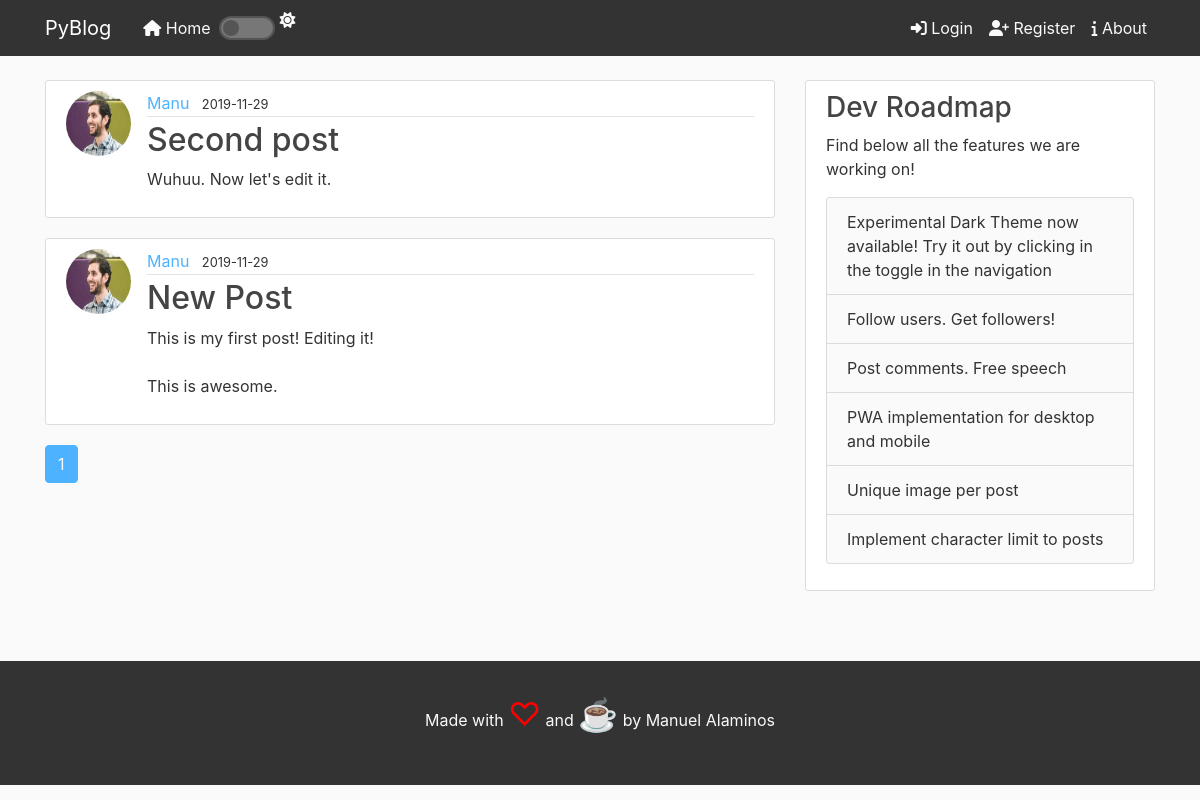
The app's page /home, older data.
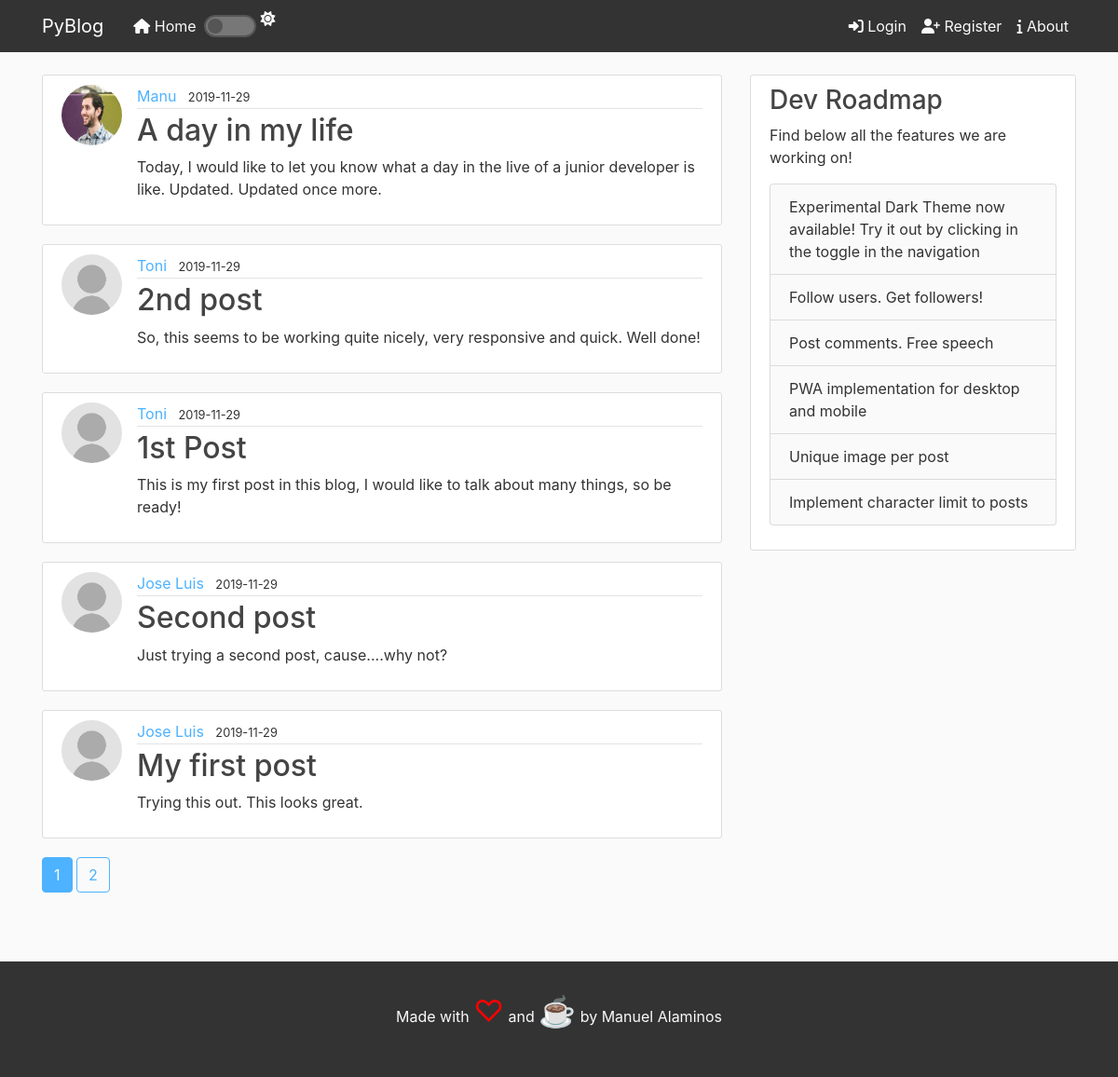
The same page, newer data.
### flaskblog/models.py (models this page shows, shortened)
class Post(db.Model):
    id = db.Column(db.Integer, primary_key=True)
    title = db.Column(db.String(100), nullable=False)
    date_posted = db.Column(db.DateTime, nullable=False, default=datetime.utcnow)
    content = db.Column(db.Text, nullable=False)
    user_id = db.Column(db.Integer, db.ForeignKey('user.id'), nullable=False)

class User(db.Model, UserMixin):
    id = db.Column(db.Integer, primary_key=True)
    username = db.Column(db.String(20), unique=True, nullable=False) # unique userName and it's mandatory
    email = db.Column(db.String(120), unique=True, nullable=False)
    photo_profile = db.Column(db.String(20), nullable=False, default='default_photo.jpg')
    password = db.Column(db.String(60), nullable=False)
    posts = db.relationship('Post', backref='author', lazy=True) # lazy argument means it will load the data in one go

### flaskblog/main/routes.py (the view)
@main.route("/")
@main.route("/home")
def home():
    page = request.args.get('page', 1, type=int)
    posts = Post.query.order_by(Post.date_posted.desc()).paginate(page=page, per_page=5)
    return render_template('main/home.html', posts=posts)

### flaskblog/templates/main/home.html
{% extends "layout.html" %}
{% block content %}
    {% for post in posts.items %}
    <article class="media content-section article article-light">
        <img src="{{ url_for('static', filename='profile_photos/' + post.author.photo_profile) }}" alt="" class="rounded-circle article-img">
        <div class="media-body">
            <div class="article-metadata">
                <a class="mr-2" href="{{ url_for('users.user_posts', username=post.author.username) }}">{{ post.author.username }}</a>
                <small>{{ post.date_posted.strftime('%Y-%m-%d') }}</small>
            </div>
            <h2><a class="article-title article-title-light" href="{{ url_for('posts.post', post_id=post.id) }}">{{ post.title }}</a></h2>
            <p class="article-content">{{ post.content }}</p>
        </div>
    </article>
    {% endfor %}
    {% for page_num in posts.iter_pages(left_edge=1, right_edge=1, left_current=1, right_current=2) %}
        {% if page_num %}
            {% if posts.page == page_num %}
            <a class="btn paging-btn mb-4" href="{{ url_for('main.home', page=page_num) }}">{{ page_num }}</a>
            {% else %}
            <a class="btn paging-btn-outline mb-4" href="{{ url_for('main.home', page=page_num) }}">{{ page_num }}</a>
            {% endif %}
        {% else %}
            ...
        {% endif %}
    {% endfor %}
{% endblock content %}

Row changes from the older to the newer data that the page shows:
no longer on this page (row unchanged): Post: photo_profile (picture), author.username "Manu", date_posted "2019-11-29", title "Second post", content "Wuhuu. Now let's edit it."
no longer on this page (row unchanged): Post: photo_profile (picture), author.username "Manu", date_posted "2019-11-29", title "New Post", content "This is my first post! Editing it! This is awesome."
added Post: photo_profile (picture), author.username "Manu", date_posted "2019-11-29", title "A day in my life", content "Today, I would like to let you know what a day in the live of a junior developer is like. Updated. Updated once more."
added Post: photo_profile (placeholder picture), author.username "Toni", date_posted "2019-11-29", title "2nd post", content "So, this seems to be working quite nicely, very responsive and quick. Well done!"
added Post: photo_profile (placeholder picture), author.username "Toni", date_posted "2019-11-29", title "1st Post", content "This is my first post in this blog, I would like to talk about many things, so be ready!"
added Post: photo_profile (placeholder picture), author.username "Jose Luis", date_posted "2019-11-29", title "Second post", content "Just trying a second post, cause....why not?"
added Post: photo_profile (placeholder picture), author.username "Jose Luis", date_posted "2019-11-29", title "My first post", content "Trying this out. This looks great."
Text that changed along with them:
new list line: "2"
